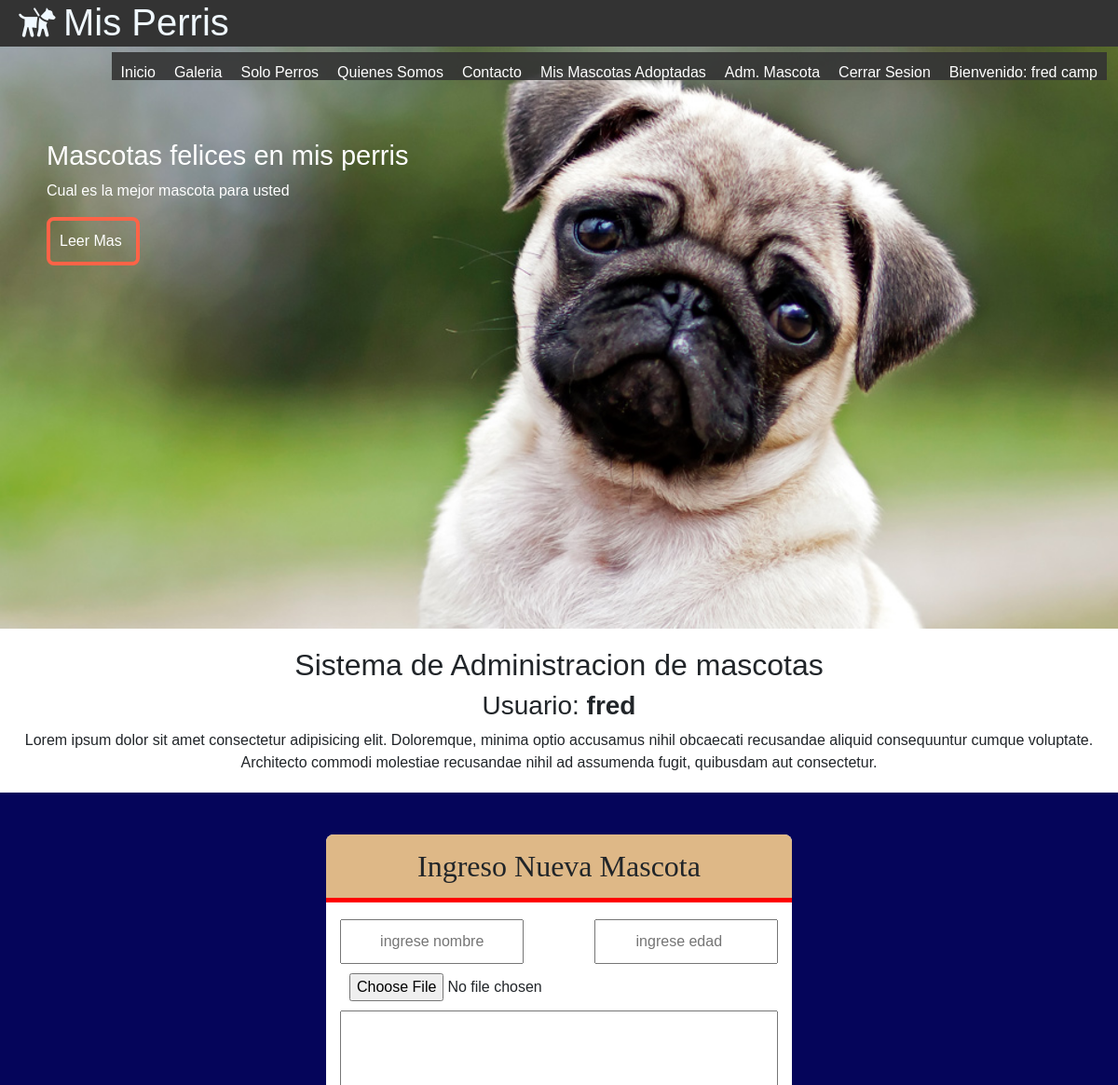
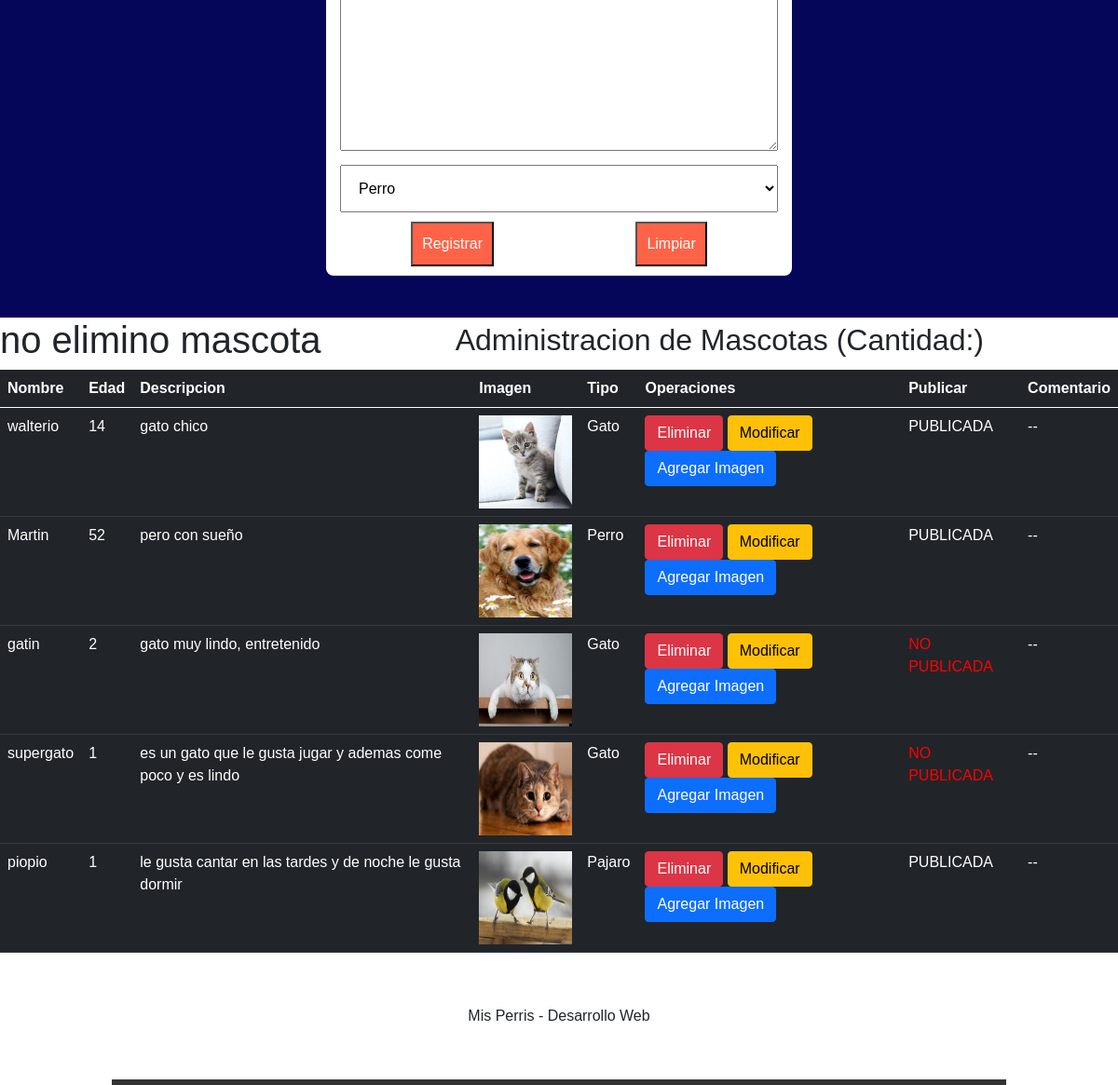
Screenshot of /eliminar/1/ (signed in) with the database file from the repository (2 pictures, top to bottom).
### misPerris/models.py (models this page shows, shortened)
class Mascota(models.Model):
    nombre = models.CharField(primary_key=True,max_length=25)
    edad = models.IntegerField()
    descripcion = models.TextField()
    imagen = models.ImageField(upload_to='mascotas',default='mascotas/sinimagen.jpg')
    categoria = models.ForeignKey(Categoria, on_delete=models.CASCADE)
    publicar = models.BooleanField(default=False)
    comentario = models.TextField(default='--')
    usuario = models.CharField(null=True,max_length=45)
    dueno = models.CharField(max_length=45,default='--')

class Categoria(models.Model):
    nombre = models.CharField(primary_key=True,max_length=25)
    anno = models.IntegerField()
    imagen = models.ImageField(upload_to='cate',null=True)

### misPerris/views.py (the view)
# urls.py: path('eliminar/<id>/',eliminar,name='ELIMINA'),
@login_required(login_url='/login/')
@permission_required('misPerris.delete_mascota',login_url='/login/')
def eliminar(request,id):
    try:
        mas = Mascota.objects.get(nombre=id)
        mas.delete()
        mensaje="elimino mascota"
    except:
        mensaje="no elimino mascota"
    categorias = Categoria.objects.all() # select * from categoria
    mascotas = Mascota.objects.filter(usuario=request.user.username)
    contexto = {"categorias":categorias,"mensaje":mensaje,"mascotas":mascotas}
    return render(request, "registro.html",contexto)

### misPerris/templates/registro.html (shortened to what this page needs)
{% extends "base.html" %}
{% load static %}
{% block css %}
<link rel="stylesheet" href="{% static 'css/formulario.css' %}">
<link href="https://cdn.jsdelivr.net/npm/bootstrap@5.0.1/dist/css/bootstrap.min.css" rel="stylesheet"
>
{% endblock css %}
{% block contenido %}
<section id="bienvenida">
    <h2>Sistema de Administracion de mascotas</h2>
    <h3>Usuario: <b>{{user.username}}</b> </h3>
    <p>Lorem ipsum dolor sit amet consectetur adipisicing elit. Doloremque, minima optio accusamus nihil
        obcaecati recusandae aliquid consequuntur cumque voluptate. Architecto commodi molestiae recusandae
        nihil ad assumenda fugit, quibusdam aut consectetur.</p>
</section>
<section id="formulario">
    <form class="form-registro" action="{% url 'REG' %}" method="post" enctype="multipart/form-data">
        <h2 class="form-titulo">Ingreso Nueva Mascota</h2>
        <div class="contenedor-input">
            <input class="col-p" type="text" name="txtNombre" id="txtNombre" placeholder="ingrese nombre" minlength="3"
                maxlength="25" required pattern="[A-Za-z ]{3,25}" title="solamente caracteres de entre 3 y 25 letras">
            <input class="col-p" type="number" name="txtEdad" id="txtEdad" required placeholder="ingrese edad">
            <input class="col-g" type="file" name="txtImg" id="txtImg">
            <textarea name="txtDesc" class="col-g" id="txtDesc" cols="80" rows="10"></textarea>
            <select class="col-g" style="padding: 15px;margin-top: 15px;" name="cboCategoria" id="cboCategoria">
                {% for item in categorias %}
                <option>{{item.nombre}}</option>
                {% endfor %}
            </select>
            <input class="btn-registrar" type="submit" value="Registrar">
            <input class="btn-registrar" type="reset" value="Limpiar">
        </div>
    </form>
</section>
<div style="text-align: center;">
    <h1>{{mensaje}}</h1>
</div>
<div style="text-align: center; font-size: xx-large;">Administracion de Mascotas (Cantidad:{{cant}})</div>
<div>
    <table class="table table-dark">
        <thead>
            <tr>
                <th>Nombre</th>
                <th>Edad</th>
                <th>Descripcion</th>
                <th>Imagen</th>
                <th>Tipo</th>
                <th>Operaciones</th>
                <th>Publicar</th>
                <th>Comentario</th>
            </tr>
        </thead>
        <tbody>
            {% for item in mascotas %}
            <tr>
                <td>{{item.nombre}}</td>
                <td>{{item.edad}}</td>
                <td>{{item.descripcion}}</td>
                <td>
                    <img src="{{item.imagen.url}}" alt="" width="100px" height="100px">
                </td>
                <td>{{item.categoria.nombre}}</td>
                <td>
                    <button class="btn btn-danger" onclick="eliminar('{{item.nombre}}')">Eliminar</button>
                    <button class="btn btn-warning" onclick="modificar('{{item.nombre}}')">Modificar</button>
                    <button class="btn btn-primary" data-bs-toggle="modal" data-bs-target="#exampleModal"
                        onclick="galeria('{{item.nombre}}')">Agregar Imagen</button>
                </td>
                <td>
                    {% if item.publicar %}
                    PUBLICADA
                    {% else %}
                    <div style="color: red;">NO PUBLICADA</div>
                    {% endif %}
                </td>
                <td>
                    {{item.comentario}}
                </td>
            </tr>
            {% endfor %}
        </tbody>
    </table>
</div>
{% endblock contenido %}

### misPerris/templates/base.html (shortened to what this page needs)
{% load static %}
<!DOCTYPE html>
<html lang="en">
<head>
    <link rel="stylesheet" href="{% static 'css/estilos.css' %}">
    <link rel="stylesheet" href="{% static 'css/bienvenida.css' %}">
    <link rel="stylesheet" href="{% static 'css/fontello.css' %}">
    {% block css %}
    {% endblock css %}
</head>
<body>
    <header>
        <div class="contenedor">
            <h1 class="icon-guidedog">Mis Perris</h1>
            <nav class="menu">
                <a href="{% url 'IND' %}">Inicio</a>
                <a href="{% url 'GALE' %}">Galeria</a>
                <a href="{% url 'FILTROCATE' 'Perro' %}">Solo Perros</a>
                <a href="{% url 'QUIEN' %}">Quienes Somos</a>
                <a href="">Contacto</a>
                {% if user.is_authenticated %}
                    <a href="{% url 'ADMINUSUARIO' %}">Mis Mascotas Adoptadas</a>
                    <a href="{% url 'REG' %}">Adm. Mascota</a>
                    <a href="{% url 'CERRAR' %}">Cerrar Sesion</a>
                    <a href="">Bienvenido: {{user.first_name}} {{user.last_name}}</a>
                {% else %}
                    <a href="{% url 'LOGIN' %}">Login</a>
                    <a href="{% url 'FORMU' %}">Registrar Usuario</a>
                {% endif %}
            </nav>
        </div>
    </header>
    <main>
        <section id="banner">
            <img src="{% static 'img/perro2.jpg' %}" alt="">
            <div class="contenedor">
                <h2>Mascotas felices en mis perris</h2>
                <p>Cual es la mejor mascota para usted</p>
                <a href="">Leer Mas</a>
            </div>
        </section>
    {% block contenido %}
    {% endblock contenido %}
    </main>
    <footer>
        <div class="contenedor">
            <p>Mis Perris - Desarrollo Web</p>
        </div>
    </footer>
</body>
</html>

### misPerris/static/css/estilos.css (style rules this page uses)
* { margin: 0; padding: 0; font-family: Verdana, Geneva, Tahoma, sans-serif; }
header { width: 100%; height: 50px; background: #333; color: aliceblue; position: fixed; z-index:100; }
h1 { float: left; }
.contenedor { width: 98%; margin: auto; }
footer .contenedor { text-align: center; padding: 40px; font-family: cursive; border-bottom: solid 6px rgb(51, 51, 51); width: 80%; }
#bienvenida { font-family: cursive; text-align: center; margin: 20px 0px }

### misPerris/static/css/bienvenida.css (style rules this page uses)
#bienvenida { font-family: cursive; text-align: center; margin: 20px 0px }

### misPerris/static/css/formulario.css (style rules this page uses)
#formulario { background: rgb(5, 5, 90); padding: 45px; }
.form-titulo { background: burlywood; font-family: cursive; text-align: center; padding: 15px; border-bottom: solid 5px red; border-radius: 8px 8px 0px 0px; }
.form-registro { width: 95%; margin: auto; background: white; max-width: 500px; border-radius: 8px; }
.contenedor-input { padding: 10px 15px; display: flex; flex-wrap: wrap; justify-content: space-between; }
input { padding: 10px; margin-top: 10px; }
.col-p { width: 42%; }
.col-g { width: 100%; }
.btn-registrar { background: tomato; color: white; margin:auto; margin-top: 10px; }

### misPerris/static/css/menu.css (style rules this page uses)
.menu { position: absolute; top: 50px; left:0; width: 100%; height: 100vh; background: rgb(51, 51, 51,0.9); transform: translateX(-100%); transition: 1.5s; }
.menu a { color: white; text-decoration: none; display: block; height: 30px; padding: 10px; border-bottom: solid 1px rgb(255, 255, 255,0.3); }
@media (min-width:1024px) { .menu { position: static; width: auto; height: auto; float: right; display: flex; transform: translateX(0%); } }
@media (min-width:1024px) { .menu a { border: none; } }

### misPerris/static/css/banner.css (style rules this page uses)
#banner img { width: 100%; }
#banner .contenedor { position: absolute; top: 150px; left: 50px; color: white; font-family: cursive; width: 80%; }
#banner h2 { font-size: 29px; }
#banner a { margin-top: 15px; display: block; width: 100px; padding: 10px; border: solid 4px tomato; text-decoration: none; color:white; border-radius: 8px; }

### misPerris/static/css/blog.css (style rules this page uses)
#blog h3, h4 ,input { text-align: center; font-family: cursive; }

### rows the page displays
Mascota: nombre "walterio", edad "14", descripcion "gato chico", imagen (picture), categoria.nombre "Gato", publicar "PUBLICADA", comentario "--"
Mascota: nombre "Martin", edad "52", descripcion "pero con sueño", imagen (picture), categoria.nombre "Perro", publicar "PUBLICADA", comentario "--"
Mascota: nombre "gatin", edad "2", descripcion "gato muy lindo, entretenido", imagen (picture), categoria.nombre "Gato", publicar "NO PUBLICADA", comentario "--"
Mascota: nombre "supergato", edad "1", descripcion "es un gato que le gusta jugar y ademas come poco y es lindo", imagen (picture), categoria.nombre "Gato", publicar "NO PUBLICADA", comentario "--"
Mascota: nombre "piopio", edad "1", descripcion "le gusta cantar en las tardes y de noche le gusta dormir", imagen (picture), categoria.nombre "Pajaro", publicar "PUBLICADA", comentario "--"

### other values shown
{{ user.first_name }} "fred"
{{ user.last_name }} "camp"
{{ user.username }} "fred"
{{ mensaje }} "no elimino mascota"
form field cboCategoria "Perro"
